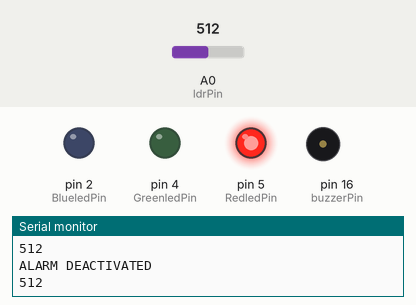
Recording of a sketch running on a simulated Arduino Uno, built with avr-gcc and run on an emulated ATmega328P. Shown: output pins drawn as LEDs (lit = HIGH), buzzer (waves = sounding), the last lines printed to the serial monitor. Dashed ring = blinking. The test bench sets the inputs (shaded band); at power-on: A0 (ldrPin) = 512.

Above: at 1.2 s.
1.3 s: A0 (ldrPin) set to 418
2.8 s: A0 (ldrPin) set to 393
At 3.06 s:
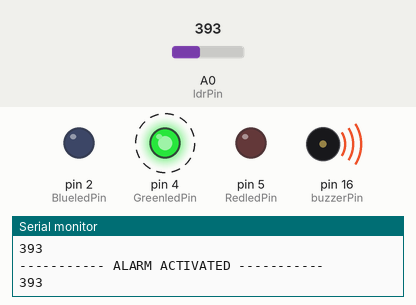
5.8 s: A0 (ldrPin) set to 410
At 6.6 s:
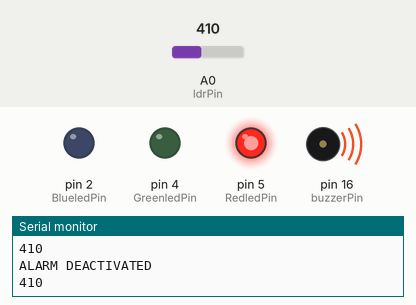
7.3 s: A0 (ldrPin) set to 390
At 7.58 s:
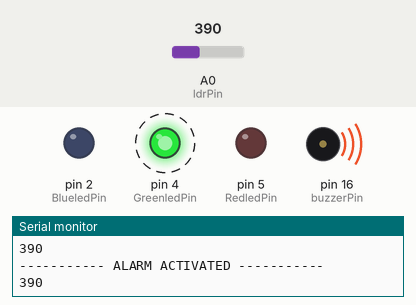
10.3 s: A0 (ldrPin) set to 511
At 10.7 s:
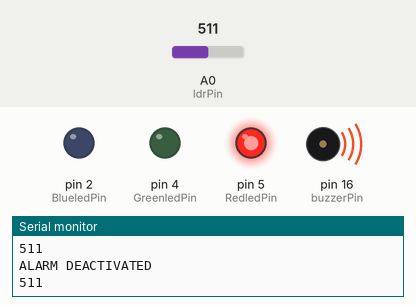
Timing chart, 0 to 12.8 s (numbered marks = the images above; inputs shaded):
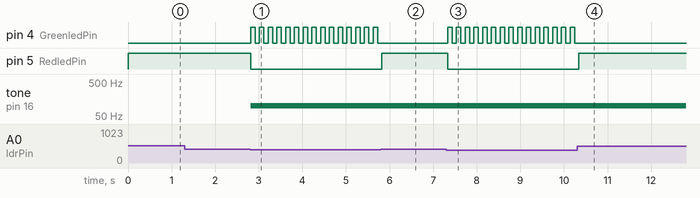

The sketch:

Alarm.ino
```cpp
//set pin numbers

const int buzzerPin = 16;//d2
const int ldrPin = A0;
const int GreenledPin = 4;//d0
const int BlueledPin = 2;//d4
const int RedledPin = 5; //d1

void setup () {
  Serial.begin(115200);
  pinMode(GreenledPin, OUTPUT);
  pinMode(RedledPin, OUTPUT);
  pinMode(BlueledPin, OUTPUT);
  pinMode(buzzerPin, OUTPUT);
  pinMode(ldrPin, INPUT);
  }

void loop() {
  int ldrStatus = analogRead(ldrPin);  //read the state of the LDR value
  Serial.println(ldrStatus);
  if (ldrStatus <= 400) {
    tone(buzzerPin, 100);
    analogWrite(RedledPin, 0);
    analogWrite(GreenledPin, 255);
    analogWrite(BlueledPin, 0);
    delay(100);

    analogWrite(RedledPin, 0);
    analogWrite(GreenledPin, 0);
    analogWrite(BlueledPin, 0);
    delay(100);

 //   noTone(buzzerPin);
 //   delay(100);

    Serial.println("----------- ALARM ACTIVATED -----------");
  }
  else {
//    noTone(buzzerPin);

    analogWrite(RedledPin, 255);
    analogWrite(GreenledPin, 0);
    analogWrite(BlueledPin, 0);
    delay(100);

    Serial.println("ALARM DEACTIVATED");
  }
}
```

Measured:
- the behaviour switches between 401 and 400 on A0 (ldrPin) (found by bisection; images 0 and 1)
- after the input at 2.8 s, pin 4 (GreenledPin): alternates HIGH for 0.10 s and LOW for 0.10 s, starting at once; pin 5 (RedledPin): HIGH → LOW at once; tone on pin 16 (buzzerPin): silent → 100 Hz at once
- after the input at 5.8 s, pin 4 (GreenledPin): stops changing and stays LOW; pin 5 (RedledPin): LOW → HIGH at once
- after the input at 7.3 s, pin 4 (GreenledPin): alternates HIGH for 0.10 s and LOW for 0.10 s, starting at once; pin 5 (RedledPin): HIGH → LOW at once
- after the input at 10.3 s, pin 4 (GreenledPin): stops changing and stays LOW; pin 5 (RedledPin): LOW → HIGH at once
